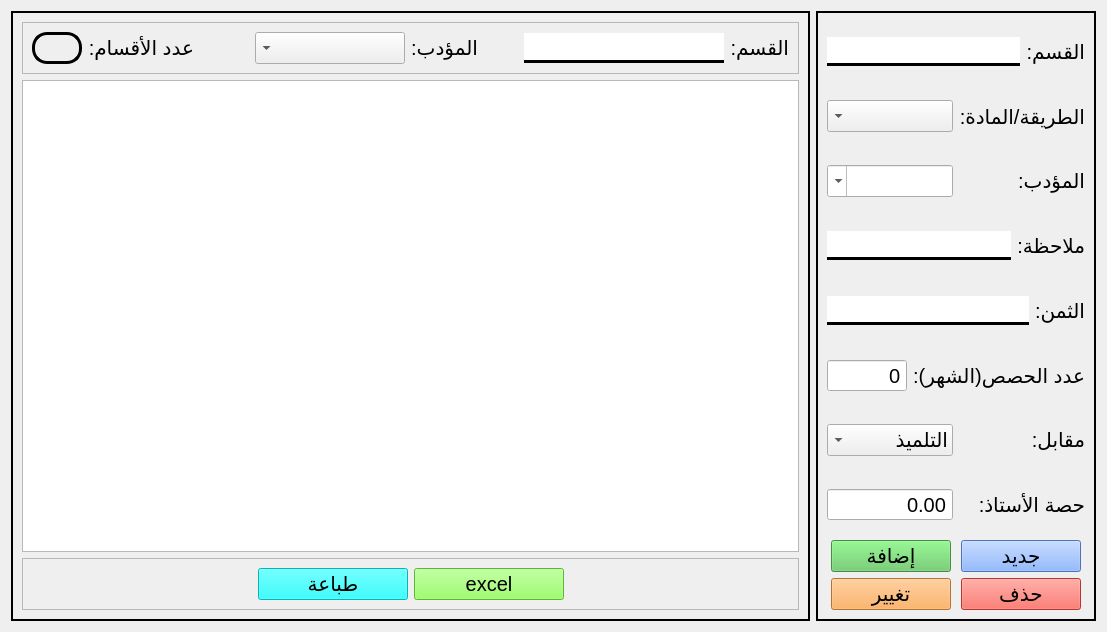
<?xml version="1.0" encoding="UTF-8"?>
<ui version="4.0">
 <class>classes_widget</class>
 <widget class="QWidget" name="classes_widget">
  <property name="windowModality">
   <enum>Qt::WindowModality::NonModal</enum>
  </property>
  <property name="geometry">
   <rect>
    <x>0</x>
    <y>0</y>
    <width>1107</width>
    <height>632</height>
   </rect>
  </property>
  <property name="windowTitle">
   <string>Form</string>
  </property>
  <layout class="QHBoxLayout" name="horizontalLayout">
   <item>
    <widget class="QFrame" name="frame_3">
     <property name="frameShape">
      <enum>QFrame::Shape::Box</enum>
     </property>
     <property name="frameShadow">
      <enum>QFrame::Shadow::Plain</enum>
     </property>
     <property name="lineWidth">
      <number>2</number>
     </property>
     <layout class="QVBoxLayout" name="verticalLayout_2">
      <item>
       <widget class="QFrame" name="frame_2">
        <property name="frameShape">
         <enum>QFrame::Shape::StyledPanel</enum>
        </property>
        <property name="frameShadow">
         <enum>QFrame::Shadow::Raised</enum>
        </property>
        <layout class="QHBoxLayout" name="horizontalLayout_2">
         <item>
          <widget class="QLabel" name="nb">
           <property name="minimumSize">
            <size>
             <width>50</width>
             <height>0</height>
            </size>
           </property>
           <property name="maximumSize">
            <size>
             <width>16777215</width>
             <height>50</height>
            </size>
           </property>
           <property name="font">
            <font>
             <pointsize>15</pointsize>
            </font>
           </property>
           <property name="styleSheet">
            <string notr="true">border: 3px solid black; 
border-radius: 15px</string>
           </property>
           <property name="text">
            <string/>
           </property>
           <property name="alignment">
            <set>Qt::AlignmentFlag::AlignCenter</set>
           </property>
          </widget>
         </item>
         <item>
          <widget class="QLabel" name="label_8">
           <property name="font">
            <font>
             <pointsize>15</pointsize>
            </font>
           </property>
           <property name="text">
            <string>عدد الأقسام:</string>
           </property>
          </widget>
         </item>
         <item>
          <spacer name="horizontalSpacer_3">
           <property name="orientation">
            <enum>Qt::Orientation::Horizontal</enum>
           </property>
           <property name="sizeHint" stdset="0">
            <size>
             <width>276</width>
             <height>20</height>
            </size>
           </property>
          </spacer>
         </item>
         <item>
          <widget class="QComboBox" name="teacher_search">
           <property name="minimumSize">
            <size>
             <width>150</width>
             <height>30</height>
            </size>
           </property>
           <property name="font">
            <font>
             <pointsize>15</pointsize>
            </font>
           </property>
           <property name="layoutDirection">
            <enum>Qt::LayoutDirection::RightToLeft</enum>
           </property>
           <property name="editable">
            <bool>false</bool>
           </property>
           <property name="sizeAdjustPolicy">
            <enum>QComboBox::SizeAdjustPolicy::AdjustToContents</enum>
           </property>
          </widget>
         </item>
         <item>
          <widget class="QLabel" name="label_9">
           <property name="font">
            <font>
             <pointsize>15</pointsize>
            </font>
           </property>
           <property name="text">
            <string>المؤدب:</string>
           </property>
          </widget>
         </item>
         <item>
          <spacer name="horizontalSpacer">
           <property name="orientation">
            <enum>Qt::Orientation::Horizontal</enum>
           </property>
           <property name="sizeType">
            <enum>QSizePolicy::Policy::Fixed</enum>
           </property>
           <property name="sizeHint" stdset="0">
            <size>
             <width>40</width>
             <height>20</height>
            </size>
           </property>
          </spacer>
         </item>
         <item>
          <widget class="QLineEdit" name="search">
           <property name="minimumSize">
            <size>
             <width>200</width>
             <height>30</height>
            </size>
           </property>
           <property name="font">
            <font>
             <pointsize>15</pointsize>
            </font>
           </property>
           <property name="styleSheet">
            <string notr="true">border: 3px solid black;
border-left: none;
border-right: none;
border-top: none 
</string>
           </property>
          </widget>
         </item>
         <item>
          <widget class="QLabel" name="label_7">
           <property name="font">
            <font>
             <pointsize>15</pointsize>
            </font>
           </property>
           <property name="text">
            <string>القسم:</string>
           </property>
          </widget>
         </item>
        </layout>
       </widget>
      </item>
      <item>
       <widget class="QTableView" name="class_table">
        <property name="font">
         <font>
          <pointsize>15</pointsize>
         </font>
        </property>
        <property name="layoutDirection">
         <enum>Qt::LayoutDirection::RightToLeft</enum>
        </property>
        <property name="editTriggers">
         <set>QAbstractItemView::EditTrigger::NoEditTriggers</set>
        </property>
        <property name="alternatingRowColors">
         <bool>true</bool>
        </property>
        <property name="selectionMode">
         <enum>QAbstractItemView::SelectionMode::SingleSelection</enum>
        </property>
        <property name="selectionBehavior">
         <enum>QAbstractItemView::SelectionBehavior::SelectRows</enum>
        </property>
        <property name="verticalScrollMode">
         <enum>QAbstractItemView::ScrollMode::ScrollPerPixel</enum>
        </property>
        <property name="horizontalScrollMode">
         <enum>QAbstractItemView::ScrollMode::ScrollPerPixel</enum>
        </property>
        <property name="showGrid">
         <bool>false</bool>
        </property>
        <attribute name="horizontalHeaderMinimumSectionSize">
         <number>150</number>
        </attribute>
        <attribute name="horizontalHeaderDefaultSectionSize">
         <number>150</number>
        </attribute>
        <attribute name="verticalHeaderCascadingSectionResizes">
         <bool>true</bool>
        </attribute>
        <attribute name="verticalHeaderDefaultSectionSize">
         <number>35</number>
        </attribute>
       </widget>
      </item>
      <item>
       <widget class="QFrame" name="frame_7">
        <property name="frameShape">
         <enum>QFrame::Shape::StyledPanel</enum>
        </property>
        <property name="frameShadow">
         <enum>QFrame::Shadow::Raised</enum>
        </property>
        <layout class="QHBoxLayout" name="horizontalLayout_5">
         <item>
          <spacer name="horizontalSpacer_5">
           <property name="orientation">
            <enum>Qt::Orientation::Horizontal</enum>
           </property>
           <property name="sizeHint" stdset="0">
            <size>
             <width>40</width>
             <height>20</height>
            </size>
           </property>
          </spacer>
         </item>
         <item>
          <widget class="QPushButton" name="printing_btn">
           <property name="minimumSize">
            <size>
             <width>150</width>
             <height>30</height>
            </size>
           </property>
           <property name="font">
            <font>
             <pointsize>15</pointsize>
            </font>
           </property>
           <property name="styleSheet">
            <string notr="true">background-color: rgb(0, 255, 255);</string>
           </property>
           <property name="text">
            <string>طباعة</string>
           </property>
           <property name="shortcut">
            <string>Ctrl+P</string>
           </property>
          </widget>
         </item>
         <item>
          <widget class="QPushButton" name="export_btn">
           <property name="minimumSize">
            <size>
             <width>150</width>
             <height>30</height>
            </size>
           </property>
           <property name="font">
            <font>
             <pointsize>15</pointsize>
            </font>
           </property>
           <property name="styleSheet">
            <string notr="true">background-color: rgb(127, 255, 67);</string>
           </property>
           <property name="text">
            <string>excel</string>
           </property>
           <property name="shortcut">
            <string>Ctrl+E</string>
           </property>
          </widget>
         </item>
         <item>
          <spacer name="horizontalSpacer_4">
           <property name="orientation">
            <enum>Qt::Orientation::Horizontal</enum>
           </property>
           <property name="sizeHint" stdset="0">
            <size>
             <width>40</width>
             <height>20</height>
            </size>
           </property>
          </spacer>
         </item>
        </layout>
       </widget>
      </item>
     </layout>
    </widget>
   </item>
   <item>
    <widget class="QFrame" name="frame_4">
     <property name="sizePolicy">
      <sizepolicy hsizetype="Fixed" vsizetype="Preferred">
       <horstretch>0</horstretch>
       <verstretch>0</verstretch>
      </sizepolicy>
     </property>
     <property name="frameShape">
      <enum>QFrame::Shape::Box</enum>
     </property>
     <property name="frameShadow">
      <enum>QFrame::Shadow::Plain</enum>
     </property>
     <property name="lineWidth">
      <number>2</number>
     </property>
     <layout class="QVBoxLayout" name="verticalLayout_4">
      <item>
       <layout class="QHBoxLayout" name="horizontalLayout_3">
        <item>
         <widget class="QLineEdit" name="name">
          <property name="font">
           <font>
            <pointsize>15</pointsize>
           </font>
          </property>
          <property name="styleSheet">
           <string notr="true">border: 3px solid black;
border-left: none;
border-right: none;
border-top: none 
</string>
          </property>
         </widget>
        </item>
        <item>
         <widget class="QLabel" name="label_2">
          <property name="font">
           <font>
            <pointsize>15</pointsize>
           </font>
          </property>
          <property name="text">
           <string>القسم:</string>
          </property>
         </widget>
        </item>
       </layout>
      </item>
      <item>
       <layout class="QHBoxLayout" name="horizontalLayout_4">
        <item>
         <widget class="QComboBox" name="way">
          <property name="minimumSize">
           <size>
            <width>0</width>
            <height>30</height>
           </size>
          </property>
          <property name="font">
           <font>
            <pointsize>15</pointsize>
           </font>
          </property>
          <property name="layoutDirection">
           <enum>Qt::LayoutDirection::RightToLeft</enum>
          </property>
          <property name="sizeAdjustPolicy">
           <enum>QComboBox::SizeAdjustPolicy::AdjustToContents</enum>
          </property>
         </widget>
        </item>
        <item>
         <widget class="QLabel" name="label_3">
          <property name="font">
           <font>
            <pointsize>15</pointsize>
           </font>
          </property>
          <property name="text">
           <string>الطريقة/المادة:</string>
          </property>
         </widget>
        </item>
       </layout>
      </item>
      <item>
       <layout class="QHBoxLayout" name="horizontalLayout_6">
        <item>
         <widget class="QComboBox" name="teacher">
          <property name="minimumSize">
           <size>
            <width>0</width>
            <height>30</height>
           </size>
          </property>
          <property name="font">
           <font>
            <pointsize>15</pointsize>
           </font>
          </property>
          <property name="layoutDirection">
           <enum>Qt::LayoutDirection::RightToLeft</enum>
          </property>
          <property name="editable">
           <bool>true</bool>
          </property>
          <property name="sizeAdjustPolicy">
           <enum>QComboBox::SizeAdjustPolicy::AdjustToContents</enum>
          </property>
         </widget>
        </item>
        <item>
         <widget class="QLabel" name="label_4">
          <property name="font">
           <font>
            <pointsize>15</pointsize>
           </font>
          </property>
          <property name="text">
           <string>المؤدب:</string>
          </property>
         </widget>
        </item>
       </layout>
      </item>
      <item>
       <layout class="QHBoxLayout" name="horizontalLayout_7">
        <item>
         <widget class="QLineEdit" name="note">
          <property name="font">
           <font>
            <pointsize>15</pointsize>
           </font>
          </property>
          <property name="styleSheet">
           <string notr="true">border: 3px solid black;
border-left: none;
border-right: none;
border-top: none 
</string>
          </property>
         </widget>
        </item>
        <item>
         <widget class="QLabel" name="label_5">
          <property name="font">
           <font>
            <pointsize>15</pointsize>
           </font>
          </property>
          <property name="text">
           <string>ملاحظة:</string>
          </property>
         </widget>
        </item>
       </layout>
      </item>
      <item>
       <layout class="QHBoxLayout" name="horizontalLayout_8">
        <item>
         <widget class="QLineEdit" name="price">
          <property name="font">
           <font>
            <pointsize>15</pointsize>
           </font>
          </property>
          <property name="styleSheet">
           <string notr="true">border: 3px solid black;
border-left: none;
border-right: none;
border-top: none 
</string>
          </property>
         </widget>
        </item>
        <item>
         <widget class="QLabel" name="label_6">
          <property name="font">
           <font>
            <pointsize>15</pointsize>
           </font>
          </property>
          <property name="text">
           <string>الثمن:</string>
          </property>
         </widget>
        </item>
       </layout>
      </item>
      <item>
       <layout class="QHBoxLayout" name="horizontalLayout_12">
        <item>
         <widget class="QSpinBox" name="seance">
          <property name="font">
           <font>
            <pointsize>15</pointsize>
           </font>
          </property>
          <property name="layoutDirection">
           <enum>Qt::LayoutDirection::RightToLeft</enum>
          </property>
          <property name="alignment">
           <set>Qt::AlignmentFlag::AlignRight|Qt::AlignmentFlag::AlignTrailing|Qt::AlignmentFlag::AlignVCenter</set>
          </property>
          <property name="buttonSymbols">
           <enum>QAbstractSpinBox::ButtonSymbols::NoButtons</enum>
          </property>
          <property name="maximum">
           <number>1111111111</number>
          </property>
         </widget>
        </item>
        <item>
         <widget class="QLabel" name="label_11">
          <property name="font">
           <font>
            <pointsize>15</pointsize>
           </font>
          </property>
          <property name="text">
           <string>عدد الحصص(الشهر):</string>
          </property>
         </widget>
        </item>
       </layout>
      </item>
      <item>
       <layout class="QHBoxLayout" name="horizontalLayout_13">
        <item>
         <widget class="QComboBox" name="in_exchange">
          <property name="minimumSize">
           <size>
            <width>0</width>
            <height>30</height>
           </size>
          </property>
          <property name="font">
           <font>
            <pointsize>15</pointsize>
           </font>
          </property>
          <property name="layoutDirection">
           <enum>Qt::LayoutDirection::RightToLeft</enum>
          </property>
          <property name="editable">
           <bool>false</bool>
          </property>
          <property name="sizeAdjustPolicy">
           <enum>QComboBox::SizeAdjustPolicy::AdjustToContents</enum>
          </property>
          <item>
           <property name="text">
            <string>التلميذ</string>
           </property>
          </item>
          <item>
           <property name="text">
            <string>الحصة</string>
           </property>
          </item>
         </widget>
        </item>
        <item>
         <widget class="QLabel" name="label_12">
          <property name="font">
           <font>
            <pointsize>15</pointsize>
           </font>
          </property>
          <property name="text">
           <string>مقابل:</string>
          </property>
         </widget>
        </item>
       </layout>
      </item>
      <item>
       <layout class="QHBoxLayout" name="horizontalLayout_11">
        <item>
         <widget class="QDoubleSpinBox" name="teacher_price">
          <property name="font">
           <font>
            <pointsize>15</pointsize>
           </font>
          </property>
          <property name="layoutDirection">
           <enum>Qt::LayoutDirection::RightToLeft</enum>
          </property>
          <property name="alignment">
           <set>Qt::AlignmentFlag::AlignRight|Qt::AlignmentFlag::AlignTrailing|Qt::AlignmentFlag::AlignVCenter</set>
          </property>
          <property name="buttonSymbols">
           <enum>QAbstractSpinBox::ButtonSymbols::NoButtons</enum>
          </property>
          <property name="decimals">
           <number>2</number>
          </property>
          <property name="maximum">
           <double>11111111111111109993981897808543744.000000000000000</double>
          </property>
         </widget>
        </item>
        <item>
         <widget class="QLabel" name="label_10">
          <property name="font">
           <font>
            <pointsize>15</pointsize>
           </font>
          </property>
          <property name="text">
           <string>حصة الأستاذ:</string>
          </property>
         </widget>
        </item>
       </layout>
      </item>
      <item>
       <layout class="QHBoxLayout" name="horizontalLayout_9">
        <item>
         <widget class="QPushButton" name="add_btn">
          <property name="minimumSize">
           <size>
            <width>120</width>
            <height>30</height>
           </size>
          </property>
          <property name="maximumSize">
           <size>
            <width>120</width>
            <height>16777215</height>
           </size>
          </property>
          <property name="font">
           <font>
            <pointsize>15</pointsize>
           </font>
          </property>
          <property name="styleSheet">
           <string notr="true">background-color: rgb(95, 199, 94);</string>
          </property>
          <property name="text">
           <string>إضافة</string>
          </property>
         </widget>
        </item>
        <item>
         <widget class="QPushButton" name="new_btn">
          <property name="minimumSize">
           <size>
            <width>120</width>
            <height>30</height>
           </size>
          </property>
          <property name="maximumSize">
           <size>
            <width>120</width>
            <height>16777215</height>
           </size>
          </property>
          <property name="font">
           <font>
            <pointsize>15</pointsize>
           </font>
          </property>
          <property name="styleSheet">
           <string notr="true">background-color: rgb(111, 162, 255);</string>
          </property>
          <property name="text">
           <string>جديد</string>
          </property>
         </widget>
        </item>
       </layout>
      </item>
      <item>
       <layout class="QHBoxLayout" name="horizontalLayout_10">
        <item>
         <widget class="QPushButton" name="update_btn">
          <property name="minimumSize">
           <size>
            <width>120</width>
            <height>30</height>
           </size>
          </property>
          <property name="maximumSize">
           <size>
            <width>120</width>
            <height>16777215</height>
           </size>
          </property>
          <property name="font">
           <font>
            <pointsize>15</pointsize>
           </font>
          </property>
          <property name="styleSheet">
           <string notr="true">background-color: rgb(255, 160, 65);</string>
          </property>
          <property name="text">
           <string>تغيير</string>
          </property>
         </widget>
        </item>
        <item>
         <widget class="QPushButton" name="delete_btn">
          <property name="minimumSize">
           <size>
            <width>120</width>
            <height>30</height>
           </size>
          </property>
          <property name="maximumSize">
           <size>
            <width>120</width>
            <height>16777215</height>
           </size>
          </property>
          <property name="font">
           <font>
            <pointsize>15</pointsize>
           </font>
          </property>
          <property name="styleSheet">
           <string notr="true">background-color: rgb(255, 74, 61);</string>
          </property>
          <property name="text">
           <string>حذف</string>
          </property>
         </widget>
        </item>
       </layout>
      </item>
     </layout>
    </widget>
   </item>
  </layout>
 </widget>
 <resources/>
 <connections/>
</ui>
